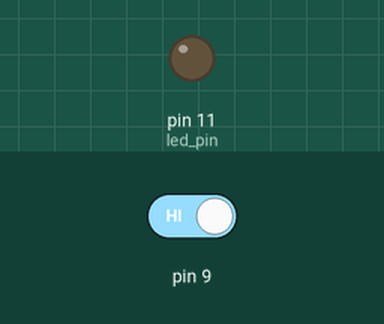
The sketch below on a simulated Arduino Uno, built with avr-gcc and run on an emulated ATmega328P. Shown: output pins drawn as LEDs (lit = HIGH). The test bench sets the inputs (shaded band); at power-on: pin 9 HIGH.

Above: at 1.2 s.
1.3 s: pin 9 driven LOW
At 2.5 s:
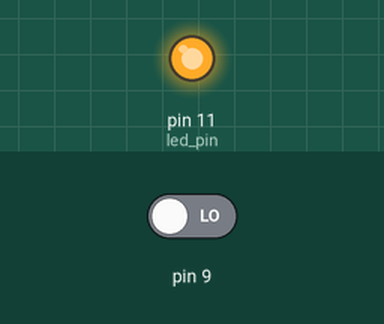
2.8 s: pin 9 driven HIGH
At 3.6 s:
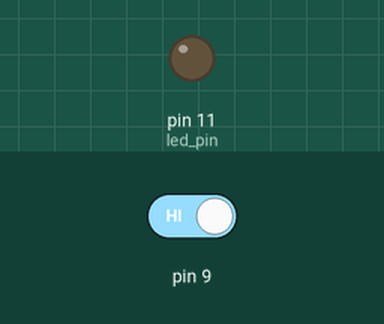
Timing chart, 0 to 5.8 s (numbered marks = the images above; inputs shaded):
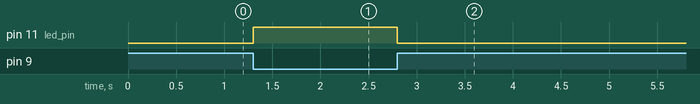

Measured:
- after the input at 1.3 s, pin 11 (led_pin): LOW → HIGH at once
- after the input at 2.8 s, pin 11 (led_pin): HIGH → LOW at once

The sketch:

29-HW201.ino
```cpp
int led_pin=11;

void setup() {
  pinMode(led_pin,OUTPUT);
  pinMode(9,INPUT);

}

void loop() {
if (digitalRead(9)==LOW)
{
  digitalWrite(led_pin, HIGH);
}
else
{
  digitalWrite(led_pin, LOW);
}

}
//mohammadzadeh
```
